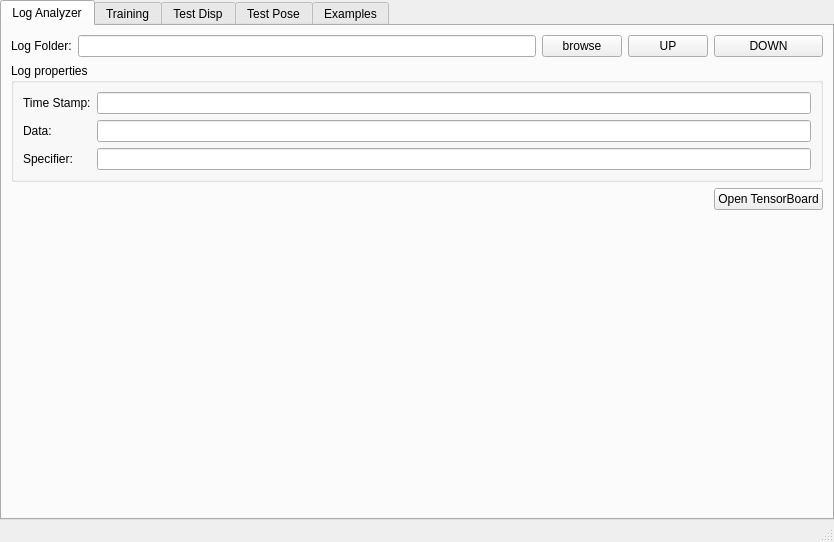
<?xml version="1.0" encoding="UTF-8"?>
<ui version="4.0">
 <class>MainWindow</class>
 <widget class="QMainWindow" name="MainWindow">
  <property name="geometry">
   <rect>
    <x>0</x>
    <y>0</y>
    <width>834</width>
    <height>542</height>
   </rect>
  </property>
  <property name="windowTitle">
   <string>EvisionNet-GUI</string>
  </property>
  <widget class="QWidget" name="centralwidget">
   <layout class="QGridLayout" name="gridLayout">
    <property name="leftMargin">
     <number>0</number>
    </property>
    <property name="topMargin">
     <number>0</number>
    </property>
    <property name="rightMargin">
     <number>0</number>
    </property>
    <property name="bottomMargin">
     <number>0</number>
    </property>
    <property name="spacing">
     <number>0</number>
    </property>
    <item row="0" column="0">
     <widget class="QTabWidget" name="tabWidget">
      <property name="currentIndex">
       <number>0</number>
      </property>
      <widget class="QWidget" name="tab">
       <attribute name="title">
        <string>Log Analyzer</string>
       </attribute>
       <layout class="QGridLayout" name="gridLayout_3">
        <item row="2" column="0" colspan="5">
         <widget class="QGroupBox" name="groupBox">
          <property name="title">
           <string>Log properties</string>
          </property>
          <layout class="QGridLayout" name="gridLayout_2">
           <item row="1" column="0">
            <widget class="QLabel" name="label_3">
             <property name="text">
              <string>Data:</string>
             </property>
            </widget>
           </item>
           <item row="0" column="0">
            <widget class="QLabel" name="label_2">
             <property name="text">
              <string>Time Stamp:</string>
             </property>
            </widget>
           </item>
           <item row="2" column="0">
            <widget class="QLabel" name="label_4">
             <property name="text">
              <string>Specifier:</string>
             </property>
            </widget>
           </item>
           <item row="1" column="1">
            <widget class="QLineEdit" name="lineEdit_3"/>
           </item>
           <item row="0" column="1">
            <widget class="QLineEdit" name="lineEdit_2"/>
           </item>
           <item row="2" column="1">
            <widget class="QLineEdit" name="lineEdit_4"/>
           </item>
          </layout>
         </widget>
        </item>
        <item row="0" column="4">
         <widget class="QPushButton" name="pushButton_4">
          <property name="text">
           <string>DOWN</string>
          </property>
         </widget>
        </item>
        <item row="0" column="2">
         <widget class="QPushButton" name="pushButton_browse">
          <property name="text">
           <string>browse</string>
          </property>
         </widget>
        </item>
        <item row="0" column="0">
         <widget class="QLabel" name="label">
          <property name="text">
           <string>Log Folder:</string>
          </property>
         </widget>
        </item>
        <item row="3" column="4">
         <widget class="QPushButton" name="pushButton_2">
          <property name="text">
           <string>Open TensorBoard</string>
          </property>
         </widget>
        </item>
        <item row="4" column="0">
         <spacer name="verticalSpacer">
          <property name="orientation">
           <enum>Qt::Vertical</enum>
          </property>
          <property name="sizeHint" stdset="0">
           <size>
            <width>20</width>
            <height>40</height>
           </size>
          </property>
         </spacer>
        </item>
        <item row="0" column="1">
         <widget class="QLineEdit" name="lineEdit"/>
        </item>
        <item row="0" column="3">
         <widget class="QPushButton" name="pushButton_3">
          <property name="text">
           <string>UP</string>
          </property>
         </widget>
        </item>
        <item row="3" column="0" colspan="4">
         <spacer name="horizontalSpacer">
          <property name="orientation">
           <enum>Qt::Horizontal</enum>
          </property>
          <property name="sizeHint" stdset="0">
           <size>
            <width>40</width>
            <height>20</height>
           </size>
          </property>
         </spacer>
        </item>
       </layout>
      </widget>
      <widget class="QWidget" name="tab_2">
       <attribute name="title">
        <string>Training</string>
       </attribute>
       <layout class="QGridLayout" name="gridLayout_6">
        <item row="0" column="0" colspan="3">
         <widget class="QGroupBox" name="groupBox_2">
          <property name="title">
           <string>Parameters</string>
          </property>
          <layout class="QGridLayout" name="gridLayout_5">
           <item row="3" column="9">
            <widget class="QLineEdit" name="lineEdit_37"/>
           </item>
           <item row="7" column="3">
            <widget class="QPushButton" name="pushButton_22">
             <property name="maximumSize">
              <size>
               <width>30</width>
               <height>16777215</height>
              </size>
             </property>
             <property name="text">
              <string>...</string>
             </property>
            </widget>
           </item>
           <item row="6" column="1">
            <widget class="QLineEdit" name="lineEdit_25"/>
           </item>
           <item row="6" column="3">
            <widget class="QPushButton" name="pushButton_21">
             <property name="maximumSize">
              <size>
               <width>30</width>
               <height>16777215</height>
              </size>
             </property>
             <property name="text">
              <string>...</string>
             </property>
            </widget>
           </item>
           <item row="6" column="0">
            <widget class="QLabel" name="label_30">
             <property name="text">
              <string>log-summary:</string>
             </property>
            </widget>
           </item>
           <item row="7" column="5" colspan="2">
            <widget class="QLineEdit" name="lineEdit_31"/>
           </item>
           <item row="2" column="9">
            <widget class="QLineEdit" name="lineEdit_36"/>
           </item>
           <item row="6" column="4">
            <widget class="QLabel" name="label_37">
             <property name="text">
              <string>batch-size</string>
             </property>
            </widget>
           </item>
           <item row="7" column="4">
            <widget class="QLabel" name="label_38">
             <property name="text">
              <string>learning-rate</string>
             </property>
            </widget>
           </item>
           <item row="3" column="7">
            <widget class="QLabel" name="label_44">
             <property name="text">
              <string>mask-loss-weight</string>
             </property>
            </widget>
           </item>
           <item row="3" column="4">
            <widget class="QLabel" name="label_36">
             <property name="text">
              <string>epoch-size</string>
             </property>
            </widget>
           </item>
           <item row="6" column="9">
            <widget class="QLineEdit" name="lineEdit_38"/>
           </item>
           <item row="3" column="1">
            <widget class="QLineEdit" name="lineEdit_24"/>
           </item>
           <item row="2" column="7">
            <widget class="QLabel" name="label_43">
             <property name="text">
              <string>photo-loss-weight</string>
             </property>
            </widget>
           </item>
           <item row="6" column="7">
            <widget class="QLabel" name="label_45">
             <property name="text">
              <string>smooth-loss-weight</string>
             </property>
            </widget>
           </item>
           <item row="3" column="5" colspan="2">
            <widget class="QLineEdit" name="lineEdit_29"/>
           </item>
           <item row="3" column="3">
            <widget class="QPushButton" name="pushButton_19">
             <property name="maximumSize">
              <size>
               <width>30</width>
               <height>16777215</height>
              </size>
             </property>
             <property name="text">
              <string>...</string>
             </property>
            </widget>
           </item>
           <item row="17" column="5">
            <widget class="QCheckBox" name="checkBox_5">
             <property name="text">
              <string>intri_pred</string>
             </property>
            </widget>
           </item>
           <item row="17" column="6" colspan="2">
            <widget class="QCheckBox" name="checkBox_6">
             <property name="text">
              <string>evaluate</string>
             </property>
            </widget>
           </item>
           <item row="17" column="8" colspan="2">
            <widget class="QCheckBox" name="checkBox_7">
             <property name="text">
              <string>log-output</string>
             </property>
            </widget>
           </item>
           <item row="3" column="0">
            <widget class="QLabel" name="label_29">
             <property name="text">
              <string>pretrained-exppose:</string>
             </property>
            </widget>
           </item>
           <item row="17" column="4">
            <widget class="QCheckBox" name="checkBox_4">
             <property name="text">
              <string>with-gt</string>
             </property>
            </widget>
           </item>
           <item row="17" column="0">
            <widget class="QLabel" name="label_40">
             <property name="text">
              <string>beta</string>
             </property>
            </widget>
           </item>
           <item row="6" column="5" colspan="2">
            <widget class="QLineEdit" name="lineEdit_30"/>
           </item>
           <item row="0" column="3">
            <widget class="QPushButton" name="pushButton_16">
             <property name="maximumSize">
              <size>
               <width>30</width>
               <height>16777215</height>
              </size>
             </property>
             <property name="text">
              <string>...</string>
             </property>
            </widget>
           </item>
           <item row="0" column="4">
            <widget class="QLabel" name="label_33">
             <property name="text">
              <string>rotation-mode</string>
             </property>
            </widget>
           </item>
           <item row="0" column="0">
            <widget class="QLabel" name="label_9">
             <property name="text">
              <string>data:</string>
             </property>
            </widget>
           </item>
           <item row="0" column="1">
            <widget class="QLineEdit" name="lineEdit_22"/>
           </item>
           <item row="1" column="9">
            <widget class="QLineEdit" name="lineEdit_35"/>
           </item>
           <item row="1" column="0">
            <widget class="QLabel" name="label_19">
             <property name="text">
              <string>dataset-format:</string>
             </property>
            </widget>
           </item>
           <item row="2" column="4">
            <widget class="QLabel" name="label_35">
             <property name="text">
              <string>epochs</string>
             </property>
            </widget>
           </item>
           <item row="1" column="5" colspan="2">
            <widget class="QComboBox" name="comboBox_7"/>
           </item>
           <item row="2" column="1" colspan="3">
            <widget class="QLineEdit" name="lineEdit_23"/>
           </item>
           <item row="1" column="4">
            <widget class="QLabel" name="label_34">
             <property name="text">
              <string>padding-mode</string>
             </property>
            </widget>
           </item>
           <item row="1" column="7" colspan="2">
            <widget class="QLabel" name="label_42">
             <property name="text">
              <string>seed</string>
             </property>
            </widget>
           </item>
           <item row="0" column="5" colspan="2">
            <widget class="QComboBox" name="comboBox_6"/>
           </item>
           <item row="0" column="7" colspan="2">
            <widget class="QLabel" name="label_41">
             <property name="text">
              <string>weight-decay</string>
             </property>
            </widget>
           </item>
           <item row="0" column="9">
            <widget class="QLineEdit" name="lineEdit_34"/>
           </item>
           <item row="1" column="1" colspan="3">
            <widget class="QComboBox" name="comboBox_5"/>
           </item>
           <item row="2" column="0">
            <widget class="QLabel" name="label_28">
             <property name="text">
              <string>workers:</string>
             </property>
            </widget>
           </item>
           <item row="2" column="5" colspan="2">
            <widget class="QLineEdit" name="lineEdit_28"/>
           </item>
           <item row="7" column="1">
            <widget class="QLineEdit" name="lineEdit_26"/>
           </item>
           <item row="7" column="0">
            <widget class="QLabel" name="label_31">
             <property name="text">
              <string>log-ful</string>
             </property>
            </widget>
           </item>
           <item row="8" column="1" colspan="3">
            <widget class="QLineEdit" name="lineEdit_27"/>
           </item>
           <item row="8" column="0">
            <widget class="QLabel" name="label_32">
             <property name="text">
              <string>sequence-length</string>
             </property>
            </widget>
           </item>
           <item row="8" column="4">
            <widget class="QLabel" name="label_39">
             <property name="text">
              <string>momentum</string>
             </property>
            </widget>
           </item>
           <item row="8" column="5" colspan="2">
            <widget class="QLineEdit" name="lineEdit_32"/>
           </item>
           <item row="7" column="7">
            <widget class="QLabel" name="label_46">
             <property name="text">
              <string>print-freq</string>
             </property>
            </widget>
           </item>
           <item row="7" column="9">
            <widget class="QLineEdit" name="lineEdit_39"/>
           </item>
           <item row="8" column="7">
            <widget class="QLabel" name="label_47">
             <property name="text">
              <string>training-output-freq</string>
             </property>
            </widget>
           </item>
           <item row="8" column="9">
            <widget class="QLineEdit" name="lineEdit_40"/>
           </item>
           <item row="17" column="1" colspan="3">
            <widget class="QLineEdit" name="lineEdit_33"/>
           </item>
          </layout>
         </widget>
        </item>
        <item row="2" column="0">
         <spacer name="horizontalSpacer_2">
          <property name="orientation">
           <enum>Qt::Horizontal</enum>
          </property>
          <property name="sizeHint" stdset="0">
           <size>
            <width>40</width>
            <height>20</height>
           </size>
          </property>
         </spacer>
        </item>
        <item row="2" column="1">
         <widget class="QPushButton" name="pushButton_6">
          <property name="text">
           <string>Check</string>
          </property>
         </widget>
        </item>
        <item row="2" column="2">
         <widget class="QPushButton" name="pushButton_5">
          <property name="text">
           <string>Run</string>
          </property>
         </widget>
        </item>
        <item row="1" column="0" colspan="3">
         <widget class="QGroupBox" name="groupBox_3">
          <property name="title">
           <string>Command Line</string>
          </property>
          <layout class="QGridLayout" name="gridLayout_4">
           <property name="leftMargin">
            <number>2</number>
           </property>
           <property name="topMargin">
            <number>2</number>
           </property>
           <property name="rightMargin">
            <number>2</number>
           </property>
           <property name="bottomMargin">
            <number>2</number>
           </property>
           <property name="spacing">
            <number>2</number>
           </property>
           <item row="0" column="0">
            <widget class="QPlainTextEdit" name="plainTextEdit">
             <property name="styleSheet">
              <string notr="true">background-color: rgb(60, 60, 90);
color: rgb(170, 255, 255);
font: 11pt &quot;Microsoft JhengHei&quot;;</string>
             </property>
            </widget>
           </item>
          </layout>
         </widget>
        </item>
       </layout>
      </widget>
      <widget class="QWidget" name="tab_3">
       <attribute name="title">
        <string>Test Disp</string>
       </attribute>
       <layout class="QGridLayout" name="gridLayout_9">
        <item row="2" column="0">
         <spacer name="horizontalSpacer_3">
          <property name="orientation">
           <enum>Qt::Horizontal</enum>
          </property>
          <property name="sizeHint" stdset="0">
           <size>
            <width>645</width>
            <height>20</height>
           </size>
          </property>
         </spacer>
        </item>
        <item row="2" column="1">
         <widget class="QPushButton" name="pushButton_13">
          <property name="text">
           <string>Check</string>
          </property>
         </widget>
        </item>
        <item row="2" column="2">
         <widget class="QPushButton" name="pushButton_12">
          <property name="text">
           <string>Run</string>
          </property>
         </widget>
        </item>
        <item row="1" column="0" colspan="3">
         <widget class="QGroupBox" name="groupBox_5">
          <property name="title">
           <string>Command Line</string>
          </property>
          <layout class="QGridLayout" name="gridLayout_8">
           <property name="leftMargin">
            <number>2</number>
           </property>
           <property name="topMargin">
            <number>2</number>
           </property>
           <property name="rightMargin">
            <number>2</number>
           </property>
           <property name="bottomMargin">
            <number>2</number>
           </property>
           <property name="spacing">
            <number>2</number>
           </property>
           <item row="0" column="0">
            <widget class="QPlainTextEdit" name="plainTextEdit_2">
             <property name="styleSheet">
              <string notr="true">background-color: rgb(60, 60, 90);
color: rgb(170, 255, 255);
font: 11pt &quot;Microsoft JhengHei&quot;;</string>
             </property>
            </widget>
           </item>
          </layout>
         </widget>
        </item>
        <item row="0" column="0" colspan="3">
         <widget class="QGroupBox" name="groupBox_4">
          <property name="title">
           <string>Params</string>
          </property>
          <layout class="QGridLayout" name="gridLayout_7">
           <item row="2" column="3">
            <widget class="QLabel" name="label_16">
             <property name="text">
              <string>img-exts</string>
             </property>
            </widget>
           </item>
           <item row="3" column="3">
            <widget class="QLabel" name="label_15">
             <property name="text">
              <string>gt-type:</string>
             </property>
            </widget>
           </item>
           <item row="1" column="4">
            <widget class="QLineEdit" name="lineEdit_13"/>
           </item>
           <item row="0" column="3">
            <widget class="QLabel" name="label_13">
             <property name="text">
              <string>dataset-list:</string>
             </property>
            </widget>
           </item>
           <item row="2" column="4">
            <widget class="QComboBox" name="comboBox_2"/>
           </item>
           <item row="4" column="0">
            <widget class="QLabel" name="label_10">
             <property name="text">
              <string>min-depth:</string>
             </property>
            </widget>
           </item>
           <item row="0" column="1">
            <widget class="QLineEdit" name="lineEdit_5"/>
           </item>
           <item row="0" column="0">
            <widget class="QLabel" name="label_5">
             <property name="text">
              <string>pretrained-dispnet:</string>
             </property>
            </widget>
           </item>
           <item row="1" column="0">
            <widget class="QLabel" name="label_6">
             <property name="text">
              <string>pretrained-posenet</string>
             </property>
            </widget>
           </item>
           <item row="5" column="0">
            <widget class="QLabel" name="label_11">
             <property name="text">
              <string>max-depth:</string>
             </property>
            </widget>
           </item>
           <item row="1" column="1">
            <widget class="QLineEdit" name="lineEdit_6"/>
           </item>
           <item row="2" column="0">
            <widget class="QLabel" name="label_7">
             <property name="text">
              <string>img-height:</string>
             </property>
            </widget>
           </item>
           <item row="2" column="1">
            <widget class="QLineEdit" name="lineEdit_7"/>
           </item>
           <item row="6" column="0">
            <widget class="QLabel" name="label_12">
             <property name="text">
              <string>dataset-dir:</string>
             </property>
            </widget>
           </item>
           <item row="3" column="0">
            <widget class="QLabel" name="label_8">
             <property name="text">
              <string>img-width:</string>
             </property>
            </widget>
           </item>
           <item row="6" column="1">
            <widget class="QLineEdit" name="lineEdit_11"/>
           </item>
           <item row="4" column="1">
            <widget class="QLineEdit" name="lineEdit_9"/>
           </item>
           <item row="3" column="1">
            <widget class="QLineEdit" name="lineEdit_8"/>
           </item>
           <item row="5" column="1">
            <widget class="QLineEdit" name="lineEdit_10"/>
           </item>
           <item row="0" column="4">
            <widget class="QLineEdit" name="lineEdit_12"/>
           </item>
           <item row="3" column="4">
            <widget class="QComboBox" name="comboBox"/>
           </item>
           <item row="1" column="3">
            <widget class="QLabel" name="label_14">
             <property name="text">
              <string>output-dir:</string>
             </property>
            </widget>
           </item>
           <item row="0" column="2">
            <widget class="QPushButton" name="pushButton_7">
             <property name="maximumSize">
              <size>
               <width>30</width>
               <height>16777215</height>
              </size>
             </property>
             <property name="text">
              <string>...</string>
             </property>
            </widget>
           </item>
           <item row="1" column="2">
            <widget class="QPushButton" name="pushButton_8">
             <property name="maximumSize">
              <size>
               <width>30</width>
               <height>16777215</height>
              </size>
             </property>
             <property name="text">
              <string>...</string>
             </property>
            </widget>
           </item>
           <item row="6" column="2">
            <widget class="QPushButton" name="pushButton_9">
             <property name="maximumSize">
              <size>
               <width>30</width>
               <height>16777215</height>
              </size>
             </property>
             <property name="text">
              <string>...</string>
             </property>
            </widget>
           </item>
           <item row="0" column="5">
            <widget class="QPushButton" name="pushButton_10">
             <property name="maximumSize">
              <size>
               <width>30</width>
               <height>16777215</height>
              </size>
             </property>
             <property name="text">
              <string>...</string>
             </property>
            </widget>
           </item>
           <item row="1" column="5">
            <widget class="QPushButton" name="pushButton_11">
             <property name="maximumSize">
              <size>
               <width>30</width>
               <height>16777215</height>
              </size>
             </property>
             <property name="text">
              <string>...</string>
             </property>
            </widget>
           </item>
           <item row="4" column="3">
            <widget class="QCheckBox" name="checkBox">
             <property name="text">
              <string>no-resize</string>
             </property>
            </widget>
           </item>
           <item row="5" column="3">
            <widget class="QCheckBox" name="checkBox_2">
             <property name="text">
              <string>GPS</string>
             </property>
            </widget>
           </item>
          </layout>
         </widget>
        </item>
       </layout>
      </widget>
      <widget class="QWidget" name="tab_5">
       <attribute name="title">
        <string>Test Pose</string>
       </attribute>
       <layout class="QGridLayout" name="gridLayout_12">
        <item row="0" column="0" colspan="3">
         <widget class="QGroupBox" name="groupBox_7">
          <property name="title">
           <string>Params</string>
          </property>
          <layout class="QGridLayout" name="gridLayout_11">
           <item row="1" column="1">
            <widget class="QLineEdit" name="lineEdit_16"/>
           </item>
           <item row="1" column="0">
            <widget class="QLabel" name="label_21">
             <property name="text">
              <string>pretrained-posenet</string>
             </property>
            </widget>
           </item>
           <item row="4" column="0">
            <widget class="QLabel" name="label_23">
             <property name="text">
              <string>img-height:</string>
             </property>
            </widget>
           </item>
           <item row="6" column="0">
            <widget class="QLabel" name="label_20">
             <property name="text">
              <string>min-depth:</string>
             </property>
            </widget>
           </item>
           <item row="1" column="2">
            <widget class="QPushButton" name="pushButton_17">
             <property name="maximumSize">
              <size>
               <width>30</width>
               <height>16777215</height>
              </size>
             </property>
             <property name="text">
              <string>...</string>
             </property>
            </widget>
           </item>
           <item row="3" column="0">
            <widget class="QLabel" name="label_26">
             <property name="text">
              <string>output-dir:</string>
             </property>
            </widget>
           </item>
           <item row="3" column="1">
            <widget class="QLineEdit" name="lineEdit_17"/>
           </item>
           <item row="3" column="2">
            <widget class="QPushButton" name="pushButton_20">
             <property name="maximumSize">
              <size>
               <width>30</width>
               <height>16777215</height>
              </size>
             </property>
             <property name="text">
              <string>...</string>
             </property>
            </widget>
           </item>
           <item row="2" column="0">
            <widget class="QLabel" name="label_24">
             <property name="text">
              <string>dataset-dir:</string>
             </property>
            </widget>
           </item>
           <item row="5" column="0">
            <widget class="QLabel" name="label_25">
             <property name="text">
              <string>img-width:</string>
             </property>
            </widget>
           </item>
           <item row="2" column="1">
            <widget class="QLineEdit" name="lineEdit_18"/>
           </item>
           <item row="2" column="2">
            <widget class="QPushButton" name="pushButton_18">
             <property name="maximumSize">
              <size>
               <width>30</width>
               <height>16777215</height>
              </size>
             </property>
             <property name="text">
              <string>...</string>
             </property>
            </widget>
           </item>
           <item row="4" column="1">
            <widget class="QLineEdit" name="lineEdit_20"/>
           </item>
           <item row="5" column="1">
            <widget class="QLineEdit" name="lineEdit_19"/>
           </item>
           <item row="6" column="1">
            <widget class="QLineEdit" name="lineEdit_21"/>
           </item>
           <item row="1" column="4">
            <widget class="QLabel" name="label_22">
             <property name="text">
              <string>max-depth:</string>
             </property>
            </widget>
           </item>
           <item row="5" column="4">
            <widget class="QCheckBox" name="checkBox_3">
             <property name="text">
              <string>no-resize</string>
             </property>
            </widget>
           </item>
           <item row="3" column="4">
            <widget class="QLabel" name="label_17">
             <property name="text">
              <string>img-exts</string>
             </property>
            </widget>
           </item>
           <item row="4" column="4">
            <widget class="QLabel" name="label_18">
             <property name="text">
              <string>rotation-mode</string>
             </property>
            </widget>
           </item>
           <item row="2" column="4">
            <widget class="QLabel" name="label_27">
             <property name="text">
              <string>sequences:</string>
             </property>
            </widget>
           </item>
           <item row="2" column="5">
            <widget class="QLineEdit" name="lineEdit_15"/>
           </item>
           <item row="1" column="5">
            <widget class="QLineEdit" name="lineEdit_14"/>
           </item>
           <item row="3" column="5">
            <widget class="QComboBox" name="comboBox_3"/>
           </item>
           <item row="4" column="5">
            <widget class="QComboBox" name="comboBox_4"/>
           </item>
          </layout>
         </widget>
        </item>
        <item row="1" column="0" colspan="3">
         <widget class="QGroupBox" name="groupBox_6">
          <property name="title">
           <string>Command Line</string>
          </property>
          <layout class="QGridLayout" name="gridLayout_10">
           <property name="leftMargin">
            <number>2</number>
           </property>
           <property name="topMargin">
            <number>2</number>
           </property>
           <property name="rightMargin">
            <number>2</number>
           </property>
           <property name="bottomMargin">
            <number>2</number>
           </property>
           <property name="spacing">
            <number>2</number>
           </property>
           <item row="0" column="0">
            <widget class="QPlainTextEdit" name="plainTextEdit_3">
             <property name="styleSheet">
              <string notr="true">background-color: rgb(60, 60, 90);
color: rgb(170, 255, 255);
font: 11pt &quot;Microsoft JhengHei&quot;;</string>
             </property>
            </widget>
           </item>
          </layout>
         </widget>
        </item>
        <item row="2" column="0">
         <spacer name="horizontalSpacer_4">
          <property name="orientation">
           <enum>Qt::Horizontal</enum>
          </property>
          <property name="sizeHint" stdset="0">
           <size>
            <width>645</width>
            <height>20</height>
           </size>
          </property>
         </spacer>
        </item>
        <item row="2" column="1">
         <widget class="QPushButton" name="pushButton_14">
          <property name="text">
           <string>Check</string>
          </property>
         </widget>
        </item>
        <item row="2" column="2">
         <widget class="QPushButton" name="pushButton_15">
          <property name="text">
           <string>Run</string>
          </property>
         </widget>
        </item>
       </layout>
      </widget>
      <widget class="QWidget" name="tab_4">
       <attribute name="title">
        <string>Examples</string>
       </attribute>
      </widget>
     </widget>
    </item>
   </layout>
  </widget>
  <widget class="QMenuBar" name="menubar">
   <property name="geometry">
    <rect>
     <x>0</x>
     <y>0</y>
     <width>834</width>
     <height>23</height>
    </rect>
   </property>
  </widget>
  <widget class="QStatusBar" name="statusbar"/>
 </widget>
 <resources/>
 <connections/>
</ui>
